Frame 1 (no input): blank canvas, image omitted
Frame 60 (the mouse pressed at the canvas centre just before this capture): blank canvas, image omitted
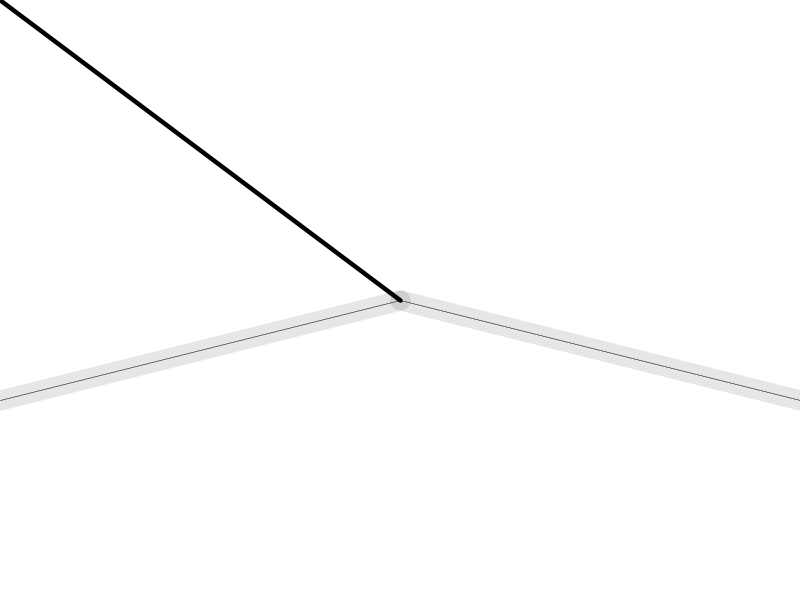
Frame 120 (the mouse held since frame 60 and released just before this capture)

The Processing sketch whose frames 1 and 60 were blank and that drew this single picture after the mouse press (run headless with seeded random() and noise(); from frame 60 on, the mouse is pressed at the canvas centre):

// Processing sketch: processing_44625
// ── processing_44625.pde

// Timmis Paint_CreativeStroke

void setup() {
  size(800, 600);
  background(255);
  smooth();
  
}

float Mspeed;
 
void draw() {
  
  Mspeed=abs(mouseX-pmouseX); 
  println(Mspeed);
  noStroke();

  if (mousePressed == true) {
    strokeWeight(0.1+Mspeed/20);
    stroke(0, 25); //stärke der abspreizenden strokes
    strokeWeight(0.1+Mspeed/20);
    line(mouseX, mouseY, width, mouseX); 
    line(mouseX, mouseY, 0, mouseX); 
    //"main stroke"
    stroke(0); 
    strokeWeight(0.5+Mspeed/100);
    line(pmouseX, pmouseY, mouseX, mouseY);
    
  }
    //farbwechsel auf beliebiger taste
    if (keyPressed == true) {
    background( random(255), random(255), random(255) ); 
  }
}
 
 //optional mit red dots
 
void mouseMoved() {
    float taille_ellipse=Mspeed/3;     //größe der dots
    fill(random(255), random(255), random(255));
    ellipse(mouseX+random(-10,10), mouseY+random(-10,10), taille_ellipse,taille_ellipse);
  
 
}               
